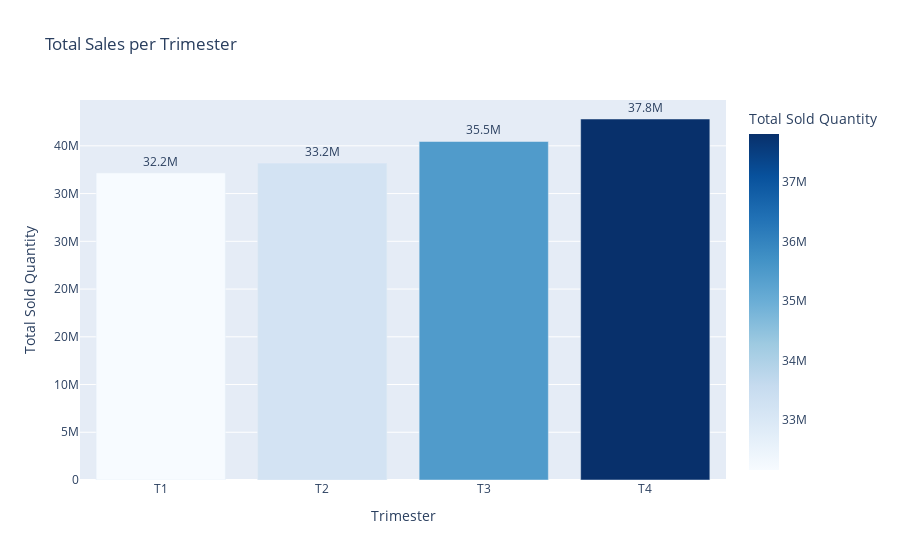

Notebook code for this chart:
### Code cell
sales_data = {
    "Trimester": ["T1", "T2", "T3", "T4"],
    "Total Sales": [
        df_trimester1["sold_quantity"].sum(),
        df_trimester2["sold_quantity"].sum(),
        df_trimester3["sold_quantity"].sum(),  # ✅ Fixed incorrect trimester reference
        df_trimester4["sold_quantity"].sum()   # ✅ Fixed incorrect trimester reference
    ]
}

# Convert to DataFrame
df_sales = pd.DataFrame(sales_data)

# Create interactive Plotly bar chart
fig = px.bar(
    df_sales, 
    x="Trimester", 
    y="Total Sales", 
    text=df_sales["Total Sales"].apply(lambda x: f"{x/1e6:.1f}M"),  # Formatting in millions
    labels={"Total Sales": "Total Sold Quantity"},
    title="Total Sales per Trimester",
    color="Total Sales",  # Color based on sales amount
    color_continuous_scale="Blues"  # Custom color scale
)

# Format y-axis to display in millions
fig.update_yaxes(
    tickformat=".1s", 
    title_text="Total Sold Quantity"
)

# Adjust text label position
fig.update_traces(textposition="outside")

# Show the figure
fig.show()

### Figure 1 — Plotly figure (JSON) as saved in the notebook; plotly's stock layout.template omitted (floating-point values rounded to 4 significant figures)
{"data": [{"hovertemplate": "Trimester=%{x}<br>Total Sold Quantity=%{marker.color}<br>text=%{text}<extra></extra>", "legendgroup": "", "marker": {"color": [32154259, 33194556, 35455395, 37811089], "coloraxis": "coloraxis", "pattern": {"shape": ""}}, "name": "", "orientation": "v", "showlegend": false, "text": ["32.2M", "33.2M", "35.5M", "37.8M"], "textposition": "outside", "type": "bar", "x": ["T1", "T2", "T3", "T4"], "xaxis": "x", "y": [32154259, 33194556, 35455395, 37811089], "yaxis": "y"}], "layout": {"barmode": "relative", "coloraxis": {"colorbar": {"title": {"text": "Total Sold Quantity"}}, "colorscale": [[0, "rgb(247,251,255)"], [0.125, "rgb(222,235,247)"], [0.25, "rgb(198,219,239)"], [0.375, "rgb(158,202,225)"], [0.5, "rgb(107,174,214)"], [0.625, "rgb(66,146,198)"], [0.75, "rgb(33,113,181)"], [0.875, "rgb(8,81,156)"], [1, "rgb(8,48,107)"]]}, "legend": {"tracegroupgap": 0}, "title": {"text": "Total Sales per Trimester"}, "xaxis": {"anchor": "y", "domain": [0, 1], "title": {"text": "Trimester"}}, "yaxis": {"anchor": "x", "domain": [0, 1], "tickformat": ".1s", "title": {"text": "Total Sold Quantity"}}}}
